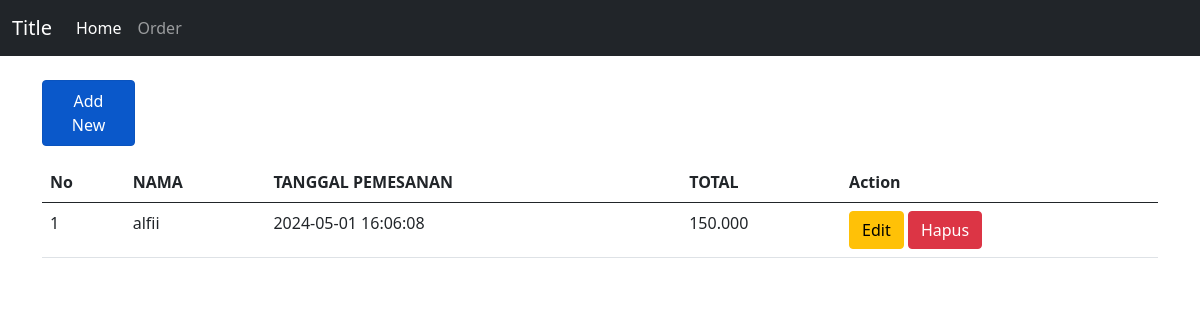
/orders.php, run on the app's committed database.
### tables this page shows
CREATE TABLE `orders` (
  `id` int(11) NOT NULL,
  `id_members` int(11) DEFAULT NULL,
  `order_date` timestamp NOT NULL DEFAULT current_timestamp(),
  `total_amount` decimal(10,3) DEFAULT NULL
);

CREATE TABLE `members` (
  `id` int(11) NOT NULL,
  `name` varchar(255) DEFAULT NULL,
  `email` varchar(255) DEFAULT NULL,
  `phone` varchar(20) DEFAULT NULL,
  `join_date` date DEFAULT curdate()
);

### controllers/Orders.controller.php (called while the page is built, shortened)
<?php
include_once("views/Orders.view.php");
class OrdersController {
  private $orders;
  function __construct(){
    $this->orders = new Orders(Conf::$db_host, Conf::$db_user, Conf::$db_pass, Conf::$db_name);
  }
  public function index() {
    $this->orders->open();
    $this->orders-> getordersJoin();
    $data = array();
    while($row = $this->orders->getResult()){
      array_push($data, $row);
    }
    $view = new OrdersView();
    $view->render($data);
  }
}

### views/Orders.view.php (the view, shortened to what this page needs)
<?php
class OrdersView{
  public function render($data){
    $no = 1;
    $dataOrders = null;
    $NO = "No";
    $Nama = "NAMA";
    $Email = "TANGGAL PEMESANAN";
    $Phone = "TOTAL";
    $Act = "Action";
    $dataOrders .= '<div class="col-1 my-3">
    <a
      type="button"
      class="btn btn-primary nav-link active"
      href="createo.php"
      >Add New</a
    >
  </div>';
    $dataOrders .="<thead>
    <tr>
            <th>".$NO." </th>
            <th>".$Nama." </th>
            <th>".$Email." </th>
            <th>".$Phone." </th>
            <th>".$Act." </th>
            </tr></thead>";
    foreach($data as $val){
      list($id, $name, $order_date, $total_amount) = $val;
      $dataOrders .= "<tr>
        <td>" . $no++ . "</td>
        <td>" . $name . "</td>
        <td>" . $order_date . "</td>
        <td>" .  $total_amount . "</td>
        <td>
          <a href='edito.php?id=" . $id .  "' class='btn btn-warning'>Edit</a>
          <a href='orders.php?id_hapus=" . $id . "' class='btn btn-danger' '>Hapus</a>
        </td>
      </tr>";
    }
  }
}

### data on the page
orders: id_members.name "alfii", order_date "2024-05-01 16:06:08", total_amount "150.000"

### other printed values
$this->content "Title Home Order"
$NO "No"
$Nama "NAMA"
$Email "TANGGAL PEMESANAN"
$Phone "TOTAL"
$Act "Action"
